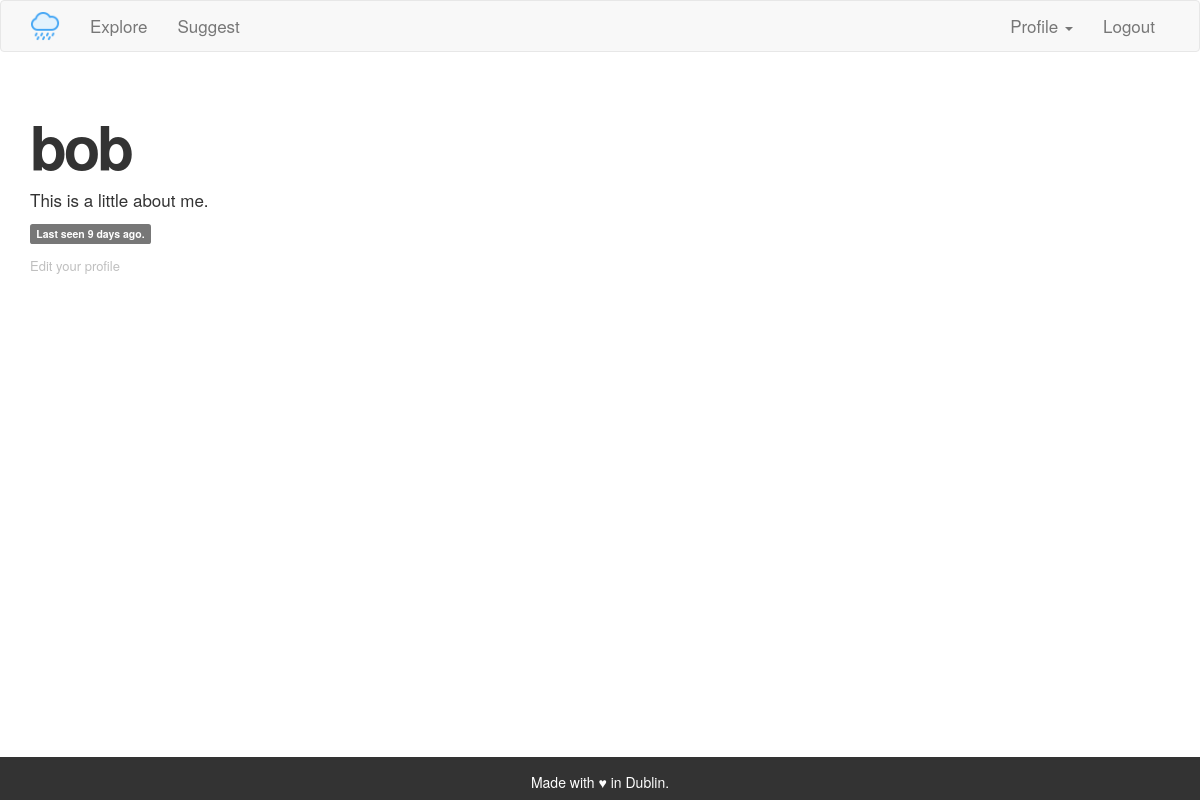
Page /user/bob (signed in) on the committed database.
### app/models.py (models this page shows, shortened)
class User(UserMixin, db.Model):
    id = db.Column(db.Integer, primary_key=True)
    username = db.Column(db.String(64), index=True, unique=True)
    usernamelowercase = db.Column(db.String(64), index=True, unique=True)
    email = db.Column(db.String(120), index=True, unique=True)
    emaillowercase = db.Column(db.String(120), index=True, unique=True)
    password_hash = db.Column(db.String(128))
    activity = db.relationship('Activity', backref='author', lazy='dynamic')
    about_me = db.Column(db.String(140))
    last_seen = db.Column(db.DateTime, default=datetime.utcnow)
    admin = db.Column(db.Integer, default=0)

### app/routes.py (the view)
@app.route('/user/<username>')
@login_required
def user(username):
    user = User.query.filter_by(username=username).first_or_404()
    if current_user == user:
        return render_template('user.html', user=user)
    elif current_user.admin == 1:
        return render_template('user.html', user=user)
    elif current_user != user:
        flash("You can't access this page.")
        return redirect(url_for('user', username=current_user.username))

### app/models.py (called while the page is built)
@login.user_loader
def load_user(id):
    return User.query.get(int(id))

### app/routes.py (called while the page is built)
@app.before_request
def before_request():
    if current_user.is_authenticated:
        current_user.last_seen = datetime.utcnow()
        db.session.commit()

### app/templates/user.html (shortened to what this page needs)
{% extends "base.html" %}
{% block app_content %}
    <h1>{{ user.username }}</h1>
    {% if user.about_me %}
    <p>{{ user.about_me }}</p>
    {% endif %}
    {% if user.last_seen %}
    <span class="label label-default">Last seen {{ moment(user.last_seen).fromNow() }}.</span>
    </p>{% endif %}
    {% if current_user.admin == 1 and user != current_user  %}
    <p class="editlinks"><a href="{{ url_for('edit_profile_admin', username=user.username) }}">Edit your profile</a></p>
    {% endif %}
{% endblock %}

### app/static/custom.css (style rules this page uses)
p { font-size: 17px !important; }
h1 { font-size: 60px; font-weight: 600 !important; letter-spacing: -3px; margin-top: 40px !important; }
.editlinks { font-size: 13px !important; color: #33333350; margin-top: 15px !important; }
.editlinks a { color: #33333350; }

### rows in the picture
User: username "bob", about_me "This is a little about me.", last_seen "9 days ago"
